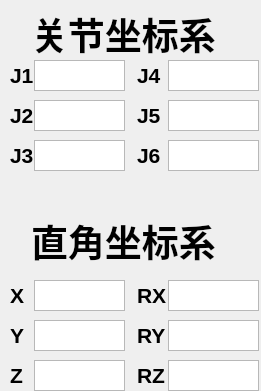
   <widget class="QWidget" name="widget" native="true">
    <property name="geometry">
     <rect>
      <x>760</x>
      <y>0</y>
      <width>261</width>
      <height>391</height>
     </rect>
    </property>
    <property name="sizePolicy">
     <sizepolicy hsizetype="Expanding" vsizetype="Expanding">
      <horstretch>0</horstretch>
      <verstretch>0</verstretch>
     </sizepolicy>
    </property>
    <widget class="QTextEdit" name="J2_value_2">
     <property name="geometry">
      <rect>
       <x>34</x>
       <y>320</y>
       <width>91</width>
       <height>31</height>
      </rect>
     </property>
     <property name="textInteractionFlags">
      <set>Qt::NoTextInteraction</set>
     </property>
    </widget>
    <widget class="QTextEdit" name="J5_value_2">
     <property name="geometry">
      <rect>
       <x>168</x>
       <y>320</y>
       <width>91</width>
       <height>31</height>
      </rect>
     </property>
     <property name="textInteractionFlags">
      <set>Qt::NoTextInteraction</set>
     </property>
    </widget>
    <widget class="QTextEdit" name="J6_value">
     <property name="geometry">
      <rect>
       <x>168</x>
       <y>140</y>
       <width>91</width>
       <height>31</height>
      </rect>
     </property>
     <property name="textInteractionFlags">
      <set>Qt::NoTextInteraction</set>
     </property>
    </widget>
    <widget class="QLabel" name="J5_name_2">
     <property name="geometry">
      <rect>
       <x>137</x>
       <y>325</y>
       <width>30</width>
       <height>21</height>
      </rect>
     </property>
     <property name="font">
      <font>
       <pointsize>16</pointsize>
       <weight>75</weight>
       <italic>false</italic>
       <bold>true</bold>
       <kerning>true</kerning>
      </font>
     </property>
     <property name="contextMenuPolicy">
      <enum>Qt::CustomContextMenu</enum>
     </property>
     <property name="text">
      <string>RY</string>
     </property>
     <property name="textFormat">
      <enum>Qt::AutoText</enum>
     </property>
     <property name="alignment">
      <set>Qt::AlignLeading|Qt::AlignLeft|Qt::AlignVCenter</set>
     </property>
     <property name="textInteractionFlags">
      <set>Qt::LinksAccessibleByMouse</set>
     </property>
    </widget>
    <widget class="QLabel" name="J6_name_2">
     <property name="geometry">
      <rect>
       <x>137</x>
       <y>365</y>
       <width>30</width>
       <height>21</height>
      </rect>
     </property>
     <property name="font">
      <font>
       <pointsize>16</pointsize>
       <weight>75</weight>
       <italic>false</italic>
       <bold>true</bold>
       <kerning>true</kerning>
      </font>
     </property>
     <property name="contextMenuPolicy">
      <enum>Qt::CustomContextMenu</enum>
     </property>
     <property name="text">
      <string>RZ</string>
     </property>
     <property name="textFormat">
      <enum>Qt::AutoText</enum>
     </property>
     <property name="alignment">
      <set>Qt::AlignLeading|Qt::AlignLeft|Qt::AlignVCenter</set>
     </property>
     <property name="textInteractionFlags">
      <set>Qt::LinksAccessibleByMouse</set>
     </property>
    </widget>
    <widget class="QLabel" name="J6_name">
     <property name="geometry">
      <rect>
       <x>137</x>
       <y>145</y>
       <width>25</width>
       <height>21</height>
      </rect>
     </property>
     <property name="font">
      <font>
       <pointsize>16</pointsize>
       <weight>75</weight>
       <italic>false</italic>
       <bold>true</bold>
       <kerning>true</kerning>
      </font>
     </property>
     <property name="contextMenuPolicy">
      <enum>Qt::CustomContextMenu</enum>
     </property>
     <property name="text">
      <string>J6</string>
     </property>
     <property name="textFormat">
      <enum>Qt::AutoText</enum>
     </property>
     <property name="alignment">
      <set>Qt::AlignLeading|Qt::AlignLeft|Qt::AlignVCenter</set>
     </property>
     <property name="textInteractionFlags">
      <set>Qt::LinksAccessibleByMouse</set>
     </property>
    </widget>
    <widget class="QLabel" name="J3_name">
     <property name="geometry">
      <rect>
       <x>10</x>
       <y>145</y>
       <width>25</width>
       <height>21</height>
      </rect>
     </property>
     <property name="font">
      <font>
       <pointsize>16</pointsize>
       <weight>75</weight>
       <italic>false</italic>
       <bold>true</bold>
       <kerning>true</kerning>
      </font>
     </property>
     <property name="contextMenuPolicy">
      <enum>Qt::CustomContextMenu</enum>
     </property>
     <property name="text">
      <string>J3</string>
     </property>
     <property name="textFormat">
      <enum>Qt::AutoText</enum>
     </property>
     <property name="alignment">
      <set>Qt::AlignLeading|Qt::AlignLeft|Qt::AlignVCenter</set>
     </property>
     <property name="textInteractionFlags">
      <set>Qt::LinksAccessibleByMouse</set>
     </property>
    </widget>
    <widget class="QLabel" name="J4_name_2">
     <property name="geometry">
      <rect>
       <x>137</x>
       <y>285</y>
       <width>30</width>
       <height>21</height>
      </rect>
     </property>
     <property name="font">
      <font>
       <pointsize>16</pointsize>
       <weight>75</weight>
       <italic>false</italic>
       <bold>true</bold>
       <kerning>true</kerning>
      </font>
     </property>
     <property name="contextMenuPolicy">
      <enum>Qt::CustomContextMenu</enum>
     </property>
     <property name="text">
      <string>RX</string>
     </property>
     <property name="textFormat">
      <enum>Qt::AutoText</enum>
     </property>
     <property name="alignment">
      <set>Qt::AlignLeading|Qt::AlignLeft|Qt::AlignVCenter</set>
     </property>
     <property name="textInteractionFlags">
      <set>Qt::LinksAccessibleByMouse</set>
     </property>
    </widget>
    <widget class="QLabel" name="J4_name">
     <property name="geometry">
      <rect>
       <x>137</x>
       <y>65</y>
       <width>25</width>
       <height>21</height>
      </rect>
     </property>
     <property name="font">
      <font>
       <pointsize>16</pointsize>
       <weight>75</weight>
       <italic>false</italic>
       <bold>true</bold>
       <kerning>true</kerning>
      </font>
     </property>
     <property name="contextMenuPolicy">
      <enum>Qt::CustomContextMenu</enum>
     </property>
     <property name="text">
      <string>J4</string>
     </property>
     <property name="textFormat">
      <enum>Qt::AutoText</enum>
     </property>
     <property name="alignment">
      <set>Qt::AlignLeading|Qt::AlignLeft|Qt::AlignVCenter</set>
     </property>
     <property name="textInteractionFlags">
      <set>Qt::LinksAccessibleByMouse</set>
     </property>
    </widget>
    <widget class="QLabel" name="J1_name">
     <property name="geometry">
      <rect>
       <x>10</x>
       <y>65</y>
       <width>25</width>
       <height>21</height>
      </rect>
     </property>
     <property name="font">
      <font>
       <pointsize>16</pointsize>
       <weight>75</weight>
       <italic>false</italic>
       <bold>true</bold>
       <kerning>true</kerning>
      </font>
     </property>
     <property name="contextMenuPolicy">
      <enum>Qt::CustomContextMenu</enum>
     </property>
     <property name="text">
      <string>J1</string>
     </property>
     <property name="textFormat">
      <enum>Qt::AutoText</enum>
     </property>
     <property name="alignment">
      <set>Qt::AlignLeading|Qt::AlignLeft|Qt::AlignVCenter</set>
     </property>
     <property name="textInteractionFlags">
      <set>Qt::LinksAccessibleByMouse</set>
     </property>
    </widget>
    <widget class="QTextEdit" name="J3_value">
     <property name="geometry">
      <rect>
       <x>34</x>
       <y>140</y>
       <width>91</width>
       <height>31</height>
      </rect>
     </property>
     <property name="textInteractionFlags">
      <set>Qt::NoTextInteraction</set>
     </property>
    </widget>
    <widget class="QTextEdit" name="J1_value_2">
     <property name="geometry">
      <rect>
       <x>34</x>
       <y>280</y>
       <width>91</width>
       <height>31</height>
      </rect>
     </property>
     <property name="textInteractionFlags">
      <set>Qt::NoTextInteraction</set>
     </property>
    </widget>
    <widget class="QLabel" name="joint_coordinate_table">
     <property name="geometry">
      <rect>
       <x>31</x>
       <y>8</y>
       <width>211</width>
       <height>51</height>
      </rect>
     </property>
     <property name="font">
      <font>
       <pointsize>28</pointsize>
       <weight>75</weight>
       <italic>false</italic>
       <bold>true</bold>
       <kerning>true</kerning>
      </font>
     </property>
     <property name="contextMenuPolicy">
      <enum>Qt::CustomContextMenu</enum>
     </property>
     <property name="text">
      <string>关节坐标系</string>
     </property>
     <property name="textFormat">
      <enum>Qt::AutoText</enum>
     </property>
     <property name="alignment">
      <set>Qt::AlignLeading|Qt::AlignLeft|Qt::AlignVCenter</set>
     </property>
     <property name="textInteractionFlags">
      <set>Qt::LinksAccessibleByMouse</set>
     </property>
    </widget>
    <widget class="QLabel" name="J2_name">
     <property name="geometry">
      <rect>
       <x>10</x>
       <y>105</y>
       <width>31</width>
       <height>20</height>
      </rect>
     </property>
     <property name="font">
      <font>
       <pointsize>16</pointsize>
       <weight>75</weight>
       <italic>false</italic>
       <bold>true</bold>
       <kerning>true</kerning>
      </font>
     </property>
     <property name="contextMenuPolicy">
      <enum>Qt::CustomContextMenu</enum>
     </property>
     <property name="text">
      <string>J2</string>
     </property>
     <property name="textFormat">
      <enum>Qt::AutoText</enum>
     </property>
     <property name="alignment">
      <set>Qt::AlignLeading|Qt::AlignLeft|Qt::AlignVCenter</set>
     </property>
     <property name="textInteractionFlags">
      <set>Qt::LinksAccessibleByMouse</set>
     </property>
    </widget>
    <widget class="QLabel" name="J2_name_2">
     <property name="geometry">
      <rect>
       <x>10</x>
       <y>325</y>
       <width>31</width>
       <height>20</height>
      </rect>
     </property>
     <property name="font">
      <font>
       <pointsize>16</pointsize>
       <weight>75</weight>
       <italic>false</italic>
       <bold>true</bold>
       <kerning>true</kerning>
      </font>
     </property>
     <property name="contextMenuPolicy">
      <enum>Qt::CustomContextMenu</enum>
     </property>
     <property name="text">
      <string>Y</string>
     </property>
     <property name="textFormat">
      <enum>Qt::AutoText</enum>
     </property>
     <property name="alignment">
      <set>Qt::AlignLeading|Qt::AlignLeft|Qt::AlignVCenter</set>
     </property>
     <property name="textInteractionFlags">
      <set>Qt::LinksAccessibleByMouse</set>
     </property>
    </widget>
    <widget class="QLabel" name="J1_X">
     <property name="geometry">
      <rect>
       <x>10</x>
       <y>285</y>
       <width>25</width>
       <height>21</height>
      </rect>
     </property>
     <property name="font">
      <font>
       <pointsize>16</pointsize>
       <weight>75</weight>
       <italic>false</italic>
       <bold>true</bold>
       <kerning>true</kerning>
      </font>
     </property>
     <property name="contextMenuPolicy">
      <enum>Qt::CustomContextMenu</enum>
     </property>
     <property name="text">
      <string>X</string>
     </property>
     <property name="textFormat">
      <enum>Qt::AutoText</enum>
     </property>
     <property name="alignment">
      <set>Qt::AlignLeading|Qt::AlignLeft|Qt::AlignVCenter</set>
     </property>
     <property name="textInteractionFlags">
      <set>Qt::LinksAccessibleByMouse</set>
     </property>
    </widget>
    <widget class="QLabel" name="Rectangular_coordinate_table">
     <property name="geometry">
      <rect>
       <x>31</x>
       <y>215</y>
       <width>211</width>
       <height>51</height>
      </rect>
     </property>
     <property name="font">
      <font>
       <pointsize>28</pointsize>
       <weight>75</weight>
       <italic>false</italic>
       <bold>true</bold>
       <kerning>true</kerning>
      </font>
     </property>
     <property name="contextMenuPolicy">
      <enum>Qt::CustomContextMenu</enum>
     </property>
     <property name="text">
      <string>直角坐标系</string>
     </property>
     <property name="textFormat">
      <enum>Qt::AutoText</enum>
     </property>
     <property name="alignment">
      <set>Qt::AlignLeading|Qt::AlignLeft|Qt::AlignVCenter</set>
     </property>
     <property name="textInteractionFlags">
      <set>Qt::LinksAccessibleByMouse</set>
     </property>
    </widget>
    <widget class="QTextEdit" name="J2_value">
     <property name="geometry">
      <rect>
       <x>34</x>
       <y>100</y>
       <width>91</width>
       <height>31</height>
      </rect>
     </property>
     <property name="textInteractionFlags">
      <set>Qt::NoTextInteraction</set>
     </property>
    </widget>
    <widget class="QTextEdit" name="J1_value">
     <property name="geometry">
      <rect>
       <x>34</x>
       <y>60</y>
       <width>91</width>
       <height>31</height>
      </rect>
     </property>
     <property name="textInteractionFlags">
      <set>Qt::NoTextInteraction</set>
     </property>
    </widget>
    <widget class="QTextEdit" name="J5_value">
     <property name="geometry">
      <rect>
       <x>168</x>
       <y>100</y>
       <width>91</width>
       <height>31</height>
      </rect>
     </property>
     <property name="textInteractionFlags">
      <set>Qt::NoTextInteraction</set>
     </property>
    </widget>
    <widget class="QTextEdit" name="J6_value_2">
     <property name="geometry">
      <rect>
       <x>168</x>
       <y>360</y>
       <width>91</width>
       <height>31</height>
      </rect>
     </property>
     <property name="textInteractionFlags">
      <set>Qt::NoTextInteraction</set>
     </property>
    </widget>
    <widget class="QTextEdit" name="J4_value_2">
     <property name="geometry">
      <rect>
       <x>168</x>
       <y>280</y>
       <width>91</width>
       <height>31</height>
      </rect>
     </property>
     <property name="textInteractionFlags">
      <set>Qt::NoTextInteraction</set>
     </property>
    </widget>
    <widget class="QTextEdit" name="J4_value">
     <property name="geometry">
      <rect>
       <x>168</x>
       <y>60</y>
       <width>91</width>
       <height>31</height>
      </rect>
     </property>
     <property name="textInteractionFlags">
      <set>Qt::NoTextInteraction</set>
     </property>
    </widget>
    <widget class="QTextEdit" name="J3_value_2">
     <property name="geometry">
      <rect>
       <x>34</x>
       <y>360</y>
       <width>91</width>
       <height>31</height>
      </rect>
     </property>
     <property name="textInteractionFlags">
      <set>Qt::NoTextInteraction</set>
     </property>
    </widget>
    <widget class="QLabel" name="J3_name_2">
     <property name="geometry">
      <rect>
       <x>10</x>
       <y>365</y>
       <width>25</width>
       <height>21</height>
      </rect>
     </property>
     <property name="font">
      <font>
       <pointsize>16</pointsize>
       <weight>75</weight>
       <italic>false</italic>
       <bold>true</bold>
       <kerning>true</kerning>
      </font>
     </property>
     <property name="contextMenuPolicy">
      <enum>Qt::CustomContextMenu</enum>
     </property>
     <property name="text">
      <string>Z</string>
     </property>
     <property name="textFormat">
      <enum>Qt::AutoText</enum>
     </property>
     <property name="alignment">
      <set>Qt::AlignLeading|Qt::AlignLeft|Qt::AlignVCenter</set>
     </property>
     <property name="textInteractionFlags">
      <set>Qt::LinksAccessibleByMouse</set>
     </property>
    </widget>
    <widget class="QLabel" name="J5_name">
     <property name="geometry">
      <rect>
       <x>137</x>
       <y>105</y>
       <width>25</width>
       <height>21</height>
      </rect>
     </property>
     <property name="font">
      <font>
       <pointsize>16</pointsize>
       <weight>75</weight>
       <italic>false</italic>
       <bold>true</bold>
       <kerning>true</kerning>
      </font>
     </property>
     <property name="contextMenuPolicy">
      <enum>Qt::CustomContextMenu</enum>
     </property>
     <property name="text">
      <string>J5</string>
     </property>
     <property name="textFormat">
      <enum>Qt::AutoText</enum>
     </property>
     <property name="alignment">
      <set>Qt::AlignLeading|Qt::AlignLeft|Qt::AlignVCenter</set>
     </property>
     <property name="textInteractionFlags">
      <set>Qt::LinksAccessibleByMouse</set>
     </property>
    </widget>
   </widget>
